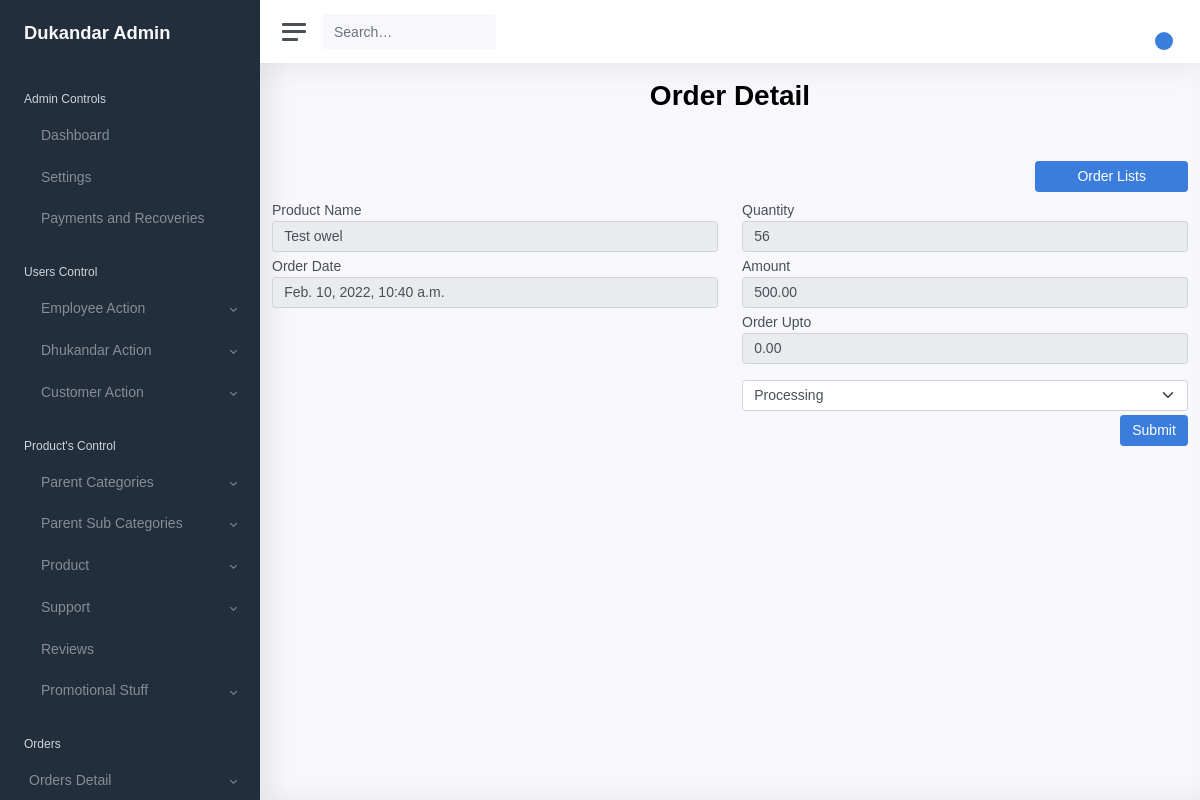
Screenshot of /Order/lists/detail/25/ with the database file from the repository.
### shopkeeper/models/models.py (models this page shows, shortened)
class Product(models.Model):
    parent = models.ForeignKey(ParentCategory,
                               on_delete=models.CASCADE, related_name='ParentCategory',
                               null=True)
    sub_cat = models.ForeignKey(SubCategory,
                                on_delete=models.CASCADE,
                                null=True)
    name = models.CharField(max_length=255, null=False)
    image = models.ImageField(upload_to='product/category/sub')
    description = models.TextField()
    quantity = models.IntegerField(default=0)
    price = models.FloatField(default=0.0)
    discount = models.FloatField(default=0.0)
    is_active = models.BooleanField(default=True)

class Order(models.Model):
    product = models.ForeignKey(Product,
                               on_delete=models.CASCADE,
                               null=True)
    shopkeeper = models.ForeignKey(Shopkeeper,
                               on_delete=models.CASCADE,
                               null=True,
                               )
    customer = models.ForeignKey(Customer,
                                   on_delete=models.CASCADE,
                                   null=True)
    order_date = models.DateTimeField(auto_now=True)
    amount = models.DecimalField(default=0, max_digits=6, decimal_places=2)
    order_upto = models.DecimalField(default=0, max_digits=6, decimal_places=2)
    quantity = models.IntegerField(default=0)
    status=models.CharField(choices=ORDER_CHOICES,
                                    max_length=12,
                                    default='PROCESSING')

### shopkeeper/views.py (the view)
# urls.py: path('Order/lists/detail/<int:pk>/', ordersDetails, name='order_details'),
def ordersDetails(request, pk):
    if request.POST:
        orders_obj =Order.objects.get(id=pk)
        orders_obj.status=request.POST['status']
        orders_obj.save()
        messages.success(request, 'Order Status Successfully')
        return redirect('orders_list')
    else:
        orders_obj =Order.objects.get(id=pk)
        context={
            'order_id':orders_obj.id,
            'product': orders_obj.product,
            'dukandar':orders_obj.shopkeeper,
            'order_date': orders_obj.order_date,
            'amount':orders_obj.amount,
            'order_upto':orders_obj.order_upto,
            'quantity': orders_obj.quantity,
            'status':orders_obj.status,
        }
        return render(request, 'shopkeeper/order/detail.html',context)

### shopkeeper/templates/shopkeeper/order/detail.html (shortened to what this page needs)
{% extends 'shopkeeper/base/base.html' %}
{% load static %}
{% block content %}
<div class="container">
  <h1 class="text-center mt-3 mb-5 font-weight-bold">
   Order Detail</h1>
    <div class="row col-2 offset-10">
        <a type="submit" href="{% url 'orders_list' %}" class="btn btn-primary float-right mb-1" name="product_list">Order Lists</a>
    </div>
    <form id="subCateForm" method="post" class="" name="subCateForm" enctype="multipart/form-data"
                  action="{% url 'order_details' order_id %}">
    <div class="row">
      <div class="col-6">
          <div class="form-group mt-1">
            <label for="exampleInputName">Product Name</label>
            <input type="text" class="form-control" name="product" value="{{ product.name }}" readonly>
          </div>
            <div class="form-group mt-1">
            <label for="exampleInputorder_date">Order Date</label>
            <input type="text" class="form-control" name="order_date" value="{{ order_date }}" readonly >
          </div>
      </div>
      <div class="col-6">
          <div class="form-group mt-1">
            <label for="exampleInputquantity">Quantity</label>
            <input type="number" class="form-control" id="quantity" aria-describedby="quantity" value="{{quantity}}" readonly>
          </div>
          <div class="form-group mt-1">
            <label for="exampleInputamount">Amount</label>
            <input type="text" class="form-control" id="price"
            aria-describedby="amount" value="{{ amount }}"
            name="amount" readonly>
          </div>
          <div class="form-group mt-1">
            <label for="exampleInputorder_upto">Order Upto</label>
            <input type="number" class="form-control" id="order_upto" aria-describedby="order_upto"
            name="order_upto" value="{{ order_upto }}" readonly>
          </div>
            <div class="form-group mt-3">
                <select class="form-select" aria-label="Default select example" name ="status">
                    <option value="PROCESSING" {% if status == "PROCESSING"%} selected{% endif %}>Processing</option>
                  </select>
              </div>
      </div>
    </div>
    <button type="submit" class="btn btn-primary float-right mt-1">Submit</button>
</form>
  </div>
{% endblock %}

### shopkeeper/templates/shopkeeper/base/base.html (style rules this page uses)
* { font-family: Arial, Helvetica, sans-serif; }

### rows the page displays
Product: product "Test owel"
Order: order_date "Feb. 10, 2022, 10:40 a.m.", amount "500.00", order_upto "0.00", status "Processing"
